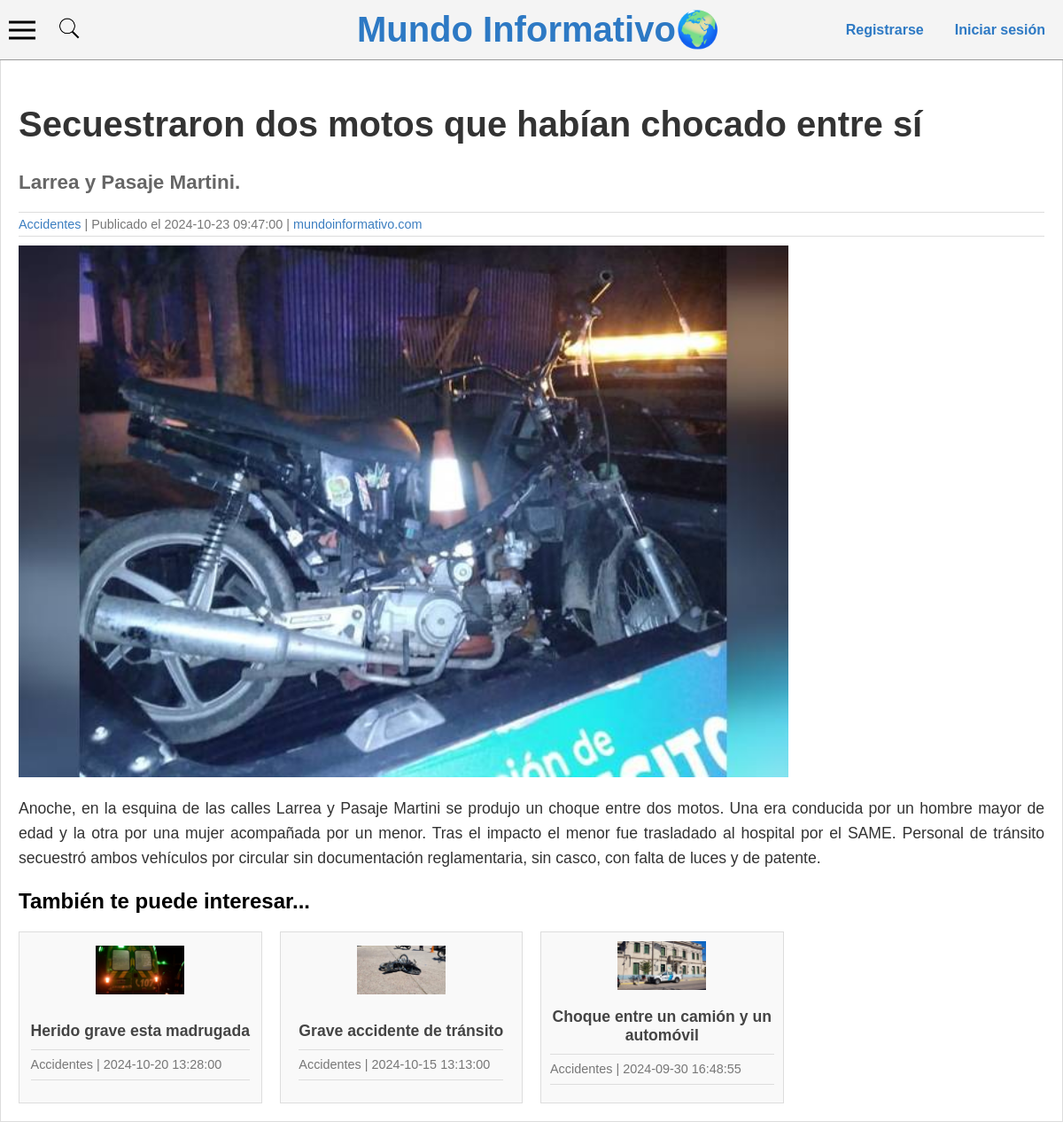
/detalle.php?id=14, run on the app's committed database.
### tables this page shows
CREATE TABLE `noticias` (
  `id` int(11) NOT NULL,
  `titulo` varchar(255) NOT NULL,
  `descripcion` varchar(255) NOT NULL,
  `texto` text NOT NULL,
  `fecha` datetime NOT NULL,
  `imagen` varchar(255) NOT NULL,
  `id_usuario` int(11) NOT NULL,
  `id_categoria` int(11) NOT NULL
);

CREATE TABLE `categorias` (
  `id` int(11) NOT NULL,
  `nombre` varchar(255) NOT NULL,
  `id_usuario` int(11) NOT NULL
);

### detalle.php (the view, shortened to what this page needs)
<?php
require_once("panel/includes/db.php");
$id = isset($_GET['id']) ? $_GET['id'] : 0;
$stmt = $conx->prepare("SELECT N.*, C.nombre as categoria FROM noticias N INNER JOIN categorias C ON(C.id = N.id_categoria) WHERE N.id = ?");
$stmt->bind_param("i", $id);
$stmt->execute();
$resultado = $stmt->get_result();
$noticia = $resultado->fetch_object();
if ($noticia === NULL) {
	header("Location: 404.php");
	exit();
} else {
	$titulo = $noticia->titulo;
	$descripcion = $noticia->descripcion;
	$texto = $noticia->texto;
	$fecha = $noticia->fecha;
	$imagen = $noticia->imagen;
	$categoria = $noticia->categoria;
}
$stmt = $conx->prepare("SELECT N.* FROM noticias N INNER JOIN categorias C ON(N.id_categoria = C.id) WHERE C.id = ? AND N.id != ? ORDER BY N.fecha DESC LIMIT 3");
$stmt->bind_param("ii", $noticia->id_categoria, $id);
$stmt->execute();
$resultadoSTMT = $stmt->get_result();
$noticiasRelacionadas = [];
while ($fila = $resultadoSTMT->fetch_object()) {
    $noticiasRelacionadas[] = $fila;
}
?>
<!DOCTYPE html>
<html>
<head>
	<link rel="stylesheet" type="text/css" href="panel/css/detalle.css">
</head>
<body>
<?php require_once("menuFrontend.php"); ?>
<div class="container">
	<h1><?php echo $titulo ?></h1>
	<h4><?php echo $descripcion ?></h4>
	<div class="meta-info">
		<span><?php echo $categoria ?></span> | Publicado el <?php echo $fecha ?> | <a href="index.php">mundoinformativo.com</a>
	</div>
	<div class="imagenPrincipal">
		<img src="panel/<?php echo $imagen ?>" alt="<?php echo $titulo ?>">
	</div>
	<p class="texto"><?php echo $texto ?></p>
	<h2>También te puede interesar...</h2>
	<div class="noticias-relacionadas">
	    <?php foreach ($noticiasRelacionadas as $fila) { ?>
	        <div class="noticia-relacionada">
	            <img src="panel/<?php echo $fila->imagen ?>" alt="<?php echo $fila->titulo ?>" width="100">
		       	<div>
		           	<h3><a href="detalle.php?id=<?php echo $fila->id ?>"><?php echo $fila->titulo ?></a></h3>
		    		<p class="meta-info2"><?php echo $categoria ?> | <?php echo $fila->fecha ?></p>
		    	</div>
		    </div>
		<?php } ?>
	</div>
</div>
</body>
</html>

### panel/css/detalle.css (style rules this page uses)
body { font-family: Arial, sans-serif; margin: 0; padding: 0; background-color: #f4f4f4; }
.container { max-width: 1200px; margin: 0 auto; background-color: white; padding: 20px; border: 1px solid #ddd; box-shadow: 0 0 10px rgba(0, 0, 0, 0.1); padding-top: 90px; }
h1 { font-size: 2.5em; font-weight: bold; margin-bottom: 10px; color: #333; }
h4 { font-size: 1.4em; margin-bottom: 20px; color: #666; }
.meta-info { font-size: 0.9em; color: #777; border-bottom: 1px solid #ddd; padding-bottom: 5px; margin-bottom: 10px; border-top: 1px solid #ddd; padding-top: 5px; margin-top: 10px; }
.meta-info span { color: #3c7ec0; }
.meta-info a { color: #3c7ec0; text-decoration: none; }
.imagenPrincipal { display: inline-block; width: 75%; height: 600px; }
.imagenPrincipal img { max-width: 100%; height: 100%; object-fit: cover; }
p { font-size: 1.1em; color: #333; line-height: 1.6; text-align: justify; }
.noticias-relacionadas { display: grid; grid-template-columns: repeat(auto-fill, minmax(250px, 1fr)); gap: 20px; margin-top: 20px; }
.noticia-relacionada { display: flex; flex-direction: column; align-items: center; border: 1px solid #ddd; padding: 10px; background-color: #f9f9f9; text-align: center; justify-content: space-around; }
.noticia-relacionada img { width: 100px; height: auto; margin-bottom: 10px; }
.noticia-relacionada h3 { font-size: 1.1em; margin: 10px 0; }
.noticia-relacionada a { text-decoration: none; color: #444; }
.meta-info2 { font-size: 0.9em; color: #777; border-bottom: 1px solid #ddd; padding-bottom: 5px; margin-bottom: 10px; border-top: 1px solid #ddd; padding-top: 5px; margin-top: 10px; }

### data on the page
noticias: titulo "Secuestraron dos motos que habían chocado entre sí", descripcion "Larrea y Pasaje Martini.", id_categoria.nombre "Accidentes", fecha "2024-10-23 09:47:00", imagen (picture), texto "Anoche, en la esquina de las calles Larrea y Pasaje Martini se produjo un choque entre dos motos. Una era conducida por un hombre mayor de edad y la otra por una mujer acompañada por un menor. Tras el impacto el menor fue trasladado al hospital por el SAME. Personal de tránsito secuestró ambos vehículos por circular sin documentación reglamentaria, sin casco, con falta de luces y de patente."
noticias: imagen (picture), titulo "Herido grave esta madrugada", id_categoria.nombre "Accidentes", fecha "2024-10-20 13:28:00"
noticias: imagen (picture), titulo "Grave accidente de tránsito", id_categoria.nombre "Accidentes", fecha "2024-10-15 13:13:00"
noticias: imagen (picture), titulo "Choque entre un camión y un automóvil", id_categoria.nombre "Accidentes", fecha "2024-09-30 16:48:55"
